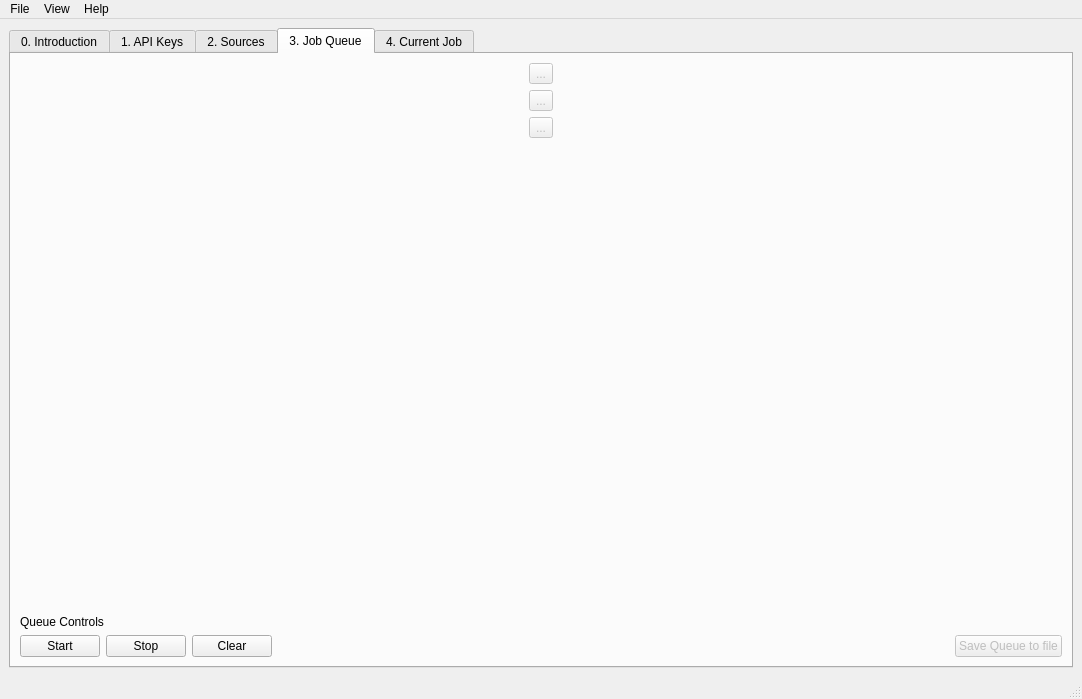
<?xml version="1.0" encoding="UTF-8"?>
<ui version="4.0">
 <class>MainWindow</class>
 <widget class="QMainWindow" name="MainWindow">
  <property name="geometry">
   <rect>
    <x>0</x>
    <y>0</y>
    <width>1082</width>
    <height>699</height>
   </rect>
  </property>
  <property name="sizePolicy">
   <sizepolicy hsizetype="Fixed" vsizetype="Fixed">
    <horstretch>0</horstretch>
    <verstretch>0</verstretch>
   </sizepolicy>
  </property>
  <property name="windowTitle">
   <string>Reaper</string>
  </property>
  <property name="statusTip">
   <string>Visit https://reaper.social for help &amp; tutorials</string>
  </property>
  <widget class="QWidget" name="centralwidget">
   <property name="statusTip">
    <string/>
   </property>
   <layout class="QVBoxLayout" name="verticalLayout_3">
    <item>
     <widget class="QTabWidget" name="tabWidget">
      <property name="currentIndex">
       <number>3</number>
      </property>
      <widget class="QWidget" name="tab_12">
       <property name="enabled">
        <bool>true</bool>
       </property>
       <attribute name="title">
        <string>0. Introduction</string>
       </attribute>
       <layout class="QGridLayout" name="gridLayout">
        <item row="0" column="0">
         <layout class="QHBoxLayout" name="horizontalLayout_6">
          <item>
           <spacer name="horizontalSpacer_2">
            <property name="orientation">
             <enum>Qt::Horizontal</enum>
            </property>
            <property name="sizeHint" stdset="0">
             <size>
              <width>40</width>
              <height>20</height>
             </size>
            </property>
           </spacer>
          </item>
          <item>
           <widget class="QLabel" name="label_19">
            <property name="font">
             <font>
              <pointsize>28</pointsize>
             </font>
            </property>
            <property name="text">
             <string>Welcome to Reaper!</string>
            </property>
           </widget>
          </item>
          <item>
           <spacer name="horizontalSpacer_3">
            <property name="orientation">
             <enum>Qt::Horizontal</enum>
            </property>
            <property name="sizeHint" stdset="0">
             <size>
              <width>40</width>
              <height>20</height>
             </size>
            </property>
           </spacer>
          </item>
         </layout>
        </item>
        <item row="4" column="0">
         <widget class="QLabel" name="label_28">
          <property name="text">
           <string/>
          </property>
         </widget>
        </item>
        <item row="1" column="0">
         <widget class="QLabel" name="label_20">
          <property name="font">
           <font>
            <pointsize>14</pointsize>
           </font>
          </property>
          <property name="text">
           <string/>
          </property>
         </widget>
        </item>
        <item row="6" column="0">
         <spacer name="verticalSpacer_2">
          <property name="orientation">
           <enum>Qt::Vertical</enum>
          </property>
          <property name="sizeHint" stdset="0">
           <size>
            <width>20</width>
            <height>40</height>
           </size>
          </property>
         </spacer>
        </item>
        <item row="7" column="0">
         <widget class="QLabel" name="label_41">
          <property name="text">
           <string>&lt;html&gt;&lt;head/&gt;&lt;body&gt;&lt;p&gt;© The University of Queensland&lt;/p&gt;&lt;p&gt;Developed by &lt;a href=&quot;https://github.com/ScriptSmith&quot;&gt;&lt;span style=&quot; text-decoration: underline; color:#0000ff;&quot;&gt;Adam Smith&lt;/span&gt;&lt;/a&gt;&lt;/p&gt;&lt;/body&gt;&lt;/html&gt;</string>
          </property>
          <property name="alignment">
           <set>Qt::AlignRight|Qt::AlignTrailing|Qt::AlignVCenter</set>
          </property>
          <property name="openExternalLinks">
           <bool>true</bool>
          </property>
         </widget>
        </item>
        <item row="3" column="0">
         <layout class="QHBoxLayout" name="horizontalLayout_12">
          <item>
           <spacer name="horizontalSpacer_4">
            <property name="orientation">
             <enum>Qt::Horizontal</enum>
            </property>
            <property name="sizeHint" stdset="0">
             <size>
              <width>40</width>
              <height>20</height>
             </size>
            </property>
           </spacer>
          </item>
          <item>
           <layout class="QVBoxLayout" name="verticalLayout_10">
            <item>
             <widget class="QLabel" name="label_22">
              <property name="font">
               <font>
                <pointsize>14</pointsize>
               </font>
              </property>
              <property name="text">
               <string>Reaper helps you gather social media data, no coding required.</string>
              </property>
             </widget>
            </item>
            <item>
             <widget class="QLabel" name="label_38">
              <property name="text">
               <string/>
              </property>
             </widget>
            </item>
            <item>
             <widget class="QLabel" name="label_23">
              <property name="font">
               <font>
                <pointsize>14</pointsize>
               </font>
              </property>
              <property name="text">
               <string>Simply:</string>
              </property>
             </widget>
            </item>
            <item>
             <widget class="QLabel" name="label_24">
              <property name="font">
               <font>
                <pointsize>14</pointsize>
               </font>
              </property>
              <property name="text">
               <string>1. Add &amp; verify your API Keys</string>
              </property>
             </widget>
            </item>
            <item>
             <widget class="QLabel" name="label_25">
              <property name="font">
               <font>
                <pointsize>14</pointsize>
               </font>
              </property>
              <property name="text">
               <string>2. Input your parameters</string>
              </property>
             </widget>
            </item>
            <item>
             <widget class="QLabel" name="label_26">
              <property name="font">
               <font>
                <pointsize>14</pointsize>
               </font>
              </property>
              <property name="text">
               <string>3. Add your scraping instruction to the queue</string>
              </property>
             </widget>
            </item>
            <item>
             <widget class="QLabel" name="label_27">
              <property name="font">
               <font>
                <pointsize>14</pointsize>
               </font>
              </property>
              <property name="text">
               <string>4. Download your data</string>
              </property>
             </widget>
            </item>
           </layout>
          </item>
          <item>
           <spacer name="horizontalSpacer_5">
            <property name="orientation">
             <enum>Qt::Horizontal</enum>
            </property>
            <property name="sizeHint" stdset="0">
             <size>
              <width>40</width>
              <height>20</height>
             </size>
            </property>
           </spacer>
          </item>
         </layout>
        </item>
       </layout>
      </widget>
      <widget class="QWidget" name="tab">
       <property name="styleSheet">
        <string notr="true"/>
       </property>
       <attribute name="title">
        <string>1. API Keys</string>
       </attribute>
       <layout class="QVBoxLayout" name="verticalLayout_2">
        <item>
         <widget class="QLabel" name="label_42">
          <property name="font">
           <font>
            <weight>75</weight>
            <italic>false</italic>
            <bold>true</bold>
           </font>
          </property>
          <property name="text">
           <string>By using these platforms, you are agreeing to their terms &amp; conditions</string>
          </property>
          <property name="alignment">
           <set>Qt::AlignRight|Qt::AlignTrailing|Qt::AlignVCenter</set>
          </property>
         </widget>
        </item>
        <item>
         <widget class="QScrollArea" name="scrollArea">
          <property name="enabled">
           <bool>true</bool>
          </property>
          <property name="styleSheet">
           <string notr="true">QAbstractScrollArea
{
background-color: transparent;
}
QWidget#scrollAreaWidgetContents{
background-color: transparent; /*or a colour*/
} </string>
          </property>
          <property name="frameShadow">
           <enum>QFrame::Sunken</enum>
          </property>
          <property name="widgetResizable">
           <bool>true</bool>
          </property>
          <widget class="QWidget" name="scrollAreaWidgetContents">
           <property name="geometry">
            <rect>
             <x>0</x>
             <y>0</y>
             <width>256</width>
             <height>828</height>
            </rect>
           </property>
           <property name="styleSheet">
            <string notr="true"/>
           </property>
           <layout class="QVBoxLayout" name="verticalLayout_7">
            <item>
             <widget class="QGroupBox" name="groupBox">
              <property name="title">
               <string>Facebook</string>
              </property>
              <layout class="QFormLayout" name="formLayout">
               <item row="1" column="0">
                <widget class="QLabel" name="label">
                 <property name="text">
                  <string>Access Token</string>
                 </property>
                </widget>
               </item>
               <item row="1" column="1">
                <widget class="QLineEdit" name="lineEdit">
                 <property name="autoFillBackground">
                  <bool>false</bool>
                 </property>
                 <property name="inputMethodHints">
                  <set>Qt::ImhNone</set>
                 </property>
                 <property name="dragEnabled">
                  <bool>false</bool>
                 </property>
                 <property name="clearButtonEnabled">
                  <bool>true</bool>
                 </property>
                </widget>
               </item>
               <item row="2" column="0">
                <layout class="QHBoxLayout" name="horizontalLayout_4">
                 <item>
                  <widget class="QPushButton" name="pushButton_2">
                   <property name="text">
                    <string>Verify</string>
                   </property>
                  </widget>
                 </item>
                 <item>
                  <widget class="QPushButton" name="pushButton_14">
                   <property name="text">
                    <string>Add to DB</string>
                   </property>
                  </widget>
                 </item>
                </layout>
               </item>
               <item row="0" column="0">
                <widget class="QLabel" name="label_31">
                 <property name="text">
                  <string>&lt;html&gt;&lt;head/&gt;&lt;body&gt;&lt;p&gt;&lt;a href=&quot;http://reaper.social&quot;&gt;&lt;span style=&quot; text-decoration: underline; color:#0000ff;&quot;&gt;How do I get this?&lt;/span&gt;&lt;/a&gt;&lt;/p&gt;&lt;/body&gt;&lt;/html&gt;</string>
                 </property>
                 <property name="openExternalLinks">
                  <bool>true</bool>
                 </property>
                </widget>
               </item>
              </layout>
             </widget>
            </item>
            <item>
             <widget class="QGroupBox" name="groupBox_2">
              <property name="title">
               <string>Twitter</string>
              </property>
              <layout class="QFormLayout" name="formLayout_2">
               <item row="2" column="0">
                <widget class="QLabel" name="label_2">
                 <property name="text">
                  <string>Consumer Key</string>
                 </property>
                </widget>
               </item>
               <item row="2" column="1">
                <widget class="QLineEdit" name="lineEdit_2">
                 <property name="clearButtonEnabled">
                  <bool>true</bool>
                 </property>
                </widget>
               </item>
               <item row="3" column="0">
                <widget class="QLabel" name="label_3">
                 <property name="text">
                  <string>Consumer Secret</string>
                 </property>
                </widget>
               </item>
               <item row="3" column="1">
                <widget class="QLineEdit" name="lineEdit_5">
                 <property name="clearButtonEnabled">
                  <bool>true</bool>
                 </property>
                </widget>
               </item>
               <item row="4" column="0">
                <widget class="QLabel" name="label_4">
                 <property name="text">
                  <string>Access Token</string>
                 </property>
                </widget>
               </item>
               <item row="4" column="1">
                <widget class="QLineEdit" name="lineEdit_6">
                 <property name="clearButtonEnabled">
                  <bool>true</bool>
                 </property>
                </widget>
               </item>
               <item row="5" column="0">
                <widget class="QLabel" name="label_5">
                 <property name="text">
                  <string>Access Token Secret</string>
                 </property>
                </widget>
               </item>
               <item row="5" column="1">
                <widget class="QLineEdit" name="lineEdit_7">
                 <property name="clearButtonEnabled">
                  <bool>true</bool>
                 </property>
                </widget>
               </item>
               <item row="6" column="0">
                <layout class="QHBoxLayout" name="horizontalLayout_5">
                 <item>
                  <widget class="QPushButton" name="pushButton_3">
                   <property name="text">
                    <string>Verify</string>
                   </property>
                  </widget>
                 </item>
                 <item>
                  <widget class="QPushButton" name="pushButton_15">
                   <property name="text">
                    <string>Add to DB</string>
                   </property>
                  </widget>
                 </item>
                </layout>
               </item>
               <item row="1" column="0">
                <widget class="QLabel" name="label_32">
                 <property name="text">
                  <string>&lt;html&gt;&lt;head/&gt;&lt;body&gt;&lt;p&gt;&lt;a href=&quot;http://reaper.social&quot;&gt;&lt;span style=&quot; text-decoration: underline; color:#0000ff;&quot;&gt;How do I get this?&lt;/span&gt;&lt;/a&gt;&lt;/p&gt;&lt;/body&gt;&lt;/html&gt;</string>
                 </property>
                 <property name="openExternalLinks">
                  <bool>true</bool>
                 </property>
                </widget>
               </item>
              </layout>
             </widget>
            </item>
            <item>
             <widget class="QGroupBox" name="groupBox_3">
              <property name="title">
               <string>Reddit</string>
              </property>
              <layout class="QFormLayout" name="formLayout_3">
               <item row="1" column="0">
                <widget class="QLabel" name="label_6">
                 <property name="text">
                  <string>Identifier</string>
                 </property>
                </widget>
               </item>
               <item row="1" column="1">
                <widget class="QLineEdit" name="lineEdit_3">
                 <property name="clearButtonEnabled">
                  <bool>true</bool>
                 </property>
                </widget>
               </item>
               <item row="2" column="0">
                <widget class="QLabel" name="label_7">
                 <property name="text">
                  <string>Secret</string>
                 </property>
                </widget>
               </item>
               <item row="2" column="1">
                <widget class="QLineEdit" name="lineEdit_8">
                 <property name="clearButtonEnabled">
                  <bool>true</bool>
                 </property>
                </widget>
               </item>
               <item row="3" column="0">
                <layout class="QHBoxLayout" name="horizontalLayout_7">
                 <item>
                  <widget class="QPushButton" name="pushButton_4">
                   <property name="text">
                    <string>Verify</string>
                   </property>
                  </widget>
                 </item>
                 <item>
                  <widget class="QPushButton" name="pushButton_16">
                   <property name="text">
                    <string>Add to DB</string>
                   </property>
                  </widget>
                 </item>
                </layout>
               </item>
               <item row="0" column="0">
                <widget class="QLabel" name="label_33">
                 <property name="text">
                  <string>&lt;html&gt;&lt;head/&gt;&lt;body&gt;&lt;p&gt;&lt;a href=&quot;http://reaper.social&quot;&gt;&lt;span style=&quot; text-decoration: underline; color:#0000ff;&quot;&gt;How do I get this?&lt;/span&gt;&lt;/a&gt;&lt;/p&gt;&lt;/body&gt;&lt;/html&gt;</string>
                 </property>
                 <property name="openExternalLinks">
                  <bool>true</bool>
                 </property>
                </widget>
               </item>
              </layout>
             </widget>
            </item>
            <item>
             <widget class="QGroupBox" name="groupBox_4">
              <property name="title">
               <string>YouTube</string>
              </property>
              <layout class="QFormLayout" name="formLayout_4">
               <item row="1" column="0">
                <widget class="QLabel" name="label_8">
                 <property name="text">
                  <string>Key</string>
                 </property>
                </widget>
               </item>
               <item row="1" column="1">
                <widget class="QLineEdit" name="lineEdit_4">
                 <property name="clearButtonEnabled">
                  <bool>true</bool>
                 </property>
                </widget>
               </item>
               <item row="2" column="0">
                <layout class="QHBoxLayout" name="horizontalLayout_8">
                 <item>
                  <widget class="QPushButton" name="pushButton_8">
                   <property name="text">
                    <string>Verify</string>
                   </property>
                  </widget>
                 </item>
                 <item>
                  <widget class="QPushButton" name="pushButton_17">
                   <property name="text">
                    <string>Add to DB</string>
                   </property>
                  </widget>
                 </item>
                </layout>
               </item>
               <item row="0" column="0">
                <widget class="QLabel" name="label_36">
                 <property name="text">
                  <string>&lt;html&gt;&lt;head/&gt;&lt;body&gt;&lt;p&gt;&lt;a href=&quot;http://reaper.social&quot;&gt;&lt;span style=&quot; text-decoration: underline; color:#0000ff;&quot;&gt;How do I get this?&lt;/span&gt;&lt;/a&gt;&lt;/p&gt;&lt;/body&gt;&lt;/html&gt;</string>
                 </property>
                 <property name="openExternalLinks">
                  <bool>true</bool>
                 </property>
                </widget>
               </item>
              </layout>
             </widget>
            </item>
            <item>
             <widget class="QGroupBox" name="groupBox_5">
              <property name="title">
               <string>Tumblr</string>
              </property>
              <layout class="QFormLayout" name="formLayout_6">
               <item row="1" column="0">
                <widget class="QLabel" name="label_12">
                 <property name="text">
                  <string>Key</string>
                 </property>
                </widget>
               </item>
               <item row="1" column="1">
                <widget class="QLineEdit" name="lineEdit_9">
                 <property name="clearButtonEnabled">
                  <bool>true</bool>
                 </property>
                </widget>
               </item>
               <item row="2" column="0">
                <widget class="QLabel" name="label_13">
                 <property name="text">
                  <string>Secret</string>
                 </property>
                </widget>
               </item>
               <item row="2" column="1">
                <widget class="QLineEdit" name="lineEdit_10">
                 <property name="clearButtonEnabled">
                  <bool>true</bool>
                 </property>
                </widget>
               </item>
               <item row="3" column="0">
                <layout class="QHBoxLayout" name="horizontalLayout_9">
                 <item>
                  <widget class="QPushButton" name="pushButton_9">
                   <property name="text">
                    <string>Verify</string>
                   </property>
                  </widget>
                 </item>
                 <item>
                  <widget class="QPushButton" name="pushButton_18">
                   <property name="text">
                    <string>Add to DB</string>
                   </property>
                  </widget>
                 </item>
                </layout>
               </item>
               <item row="0" column="0">
                <widget class="QLabel" name="label_34">
                 <property name="text">
                  <string>&lt;html&gt;&lt;head/&gt;&lt;body&gt;&lt;p&gt;&lt;a href=&quot;http://reaper.social&quot;&gt;&lt;span style=&quot; text-decoration: underline; color:#0000ff;&quot;&gt;How do I get this?&lt;/span&gt;&lt;/a&gt;&lt;/p&gt;&lt;/body&gt;&lt;/html&gt;</string>
                 </property>
                 <property name="openExternalLinks">
                  <bool>true</bool>
                 </property>
                </widget>
               </item>
              </layout>
             </widget>
            </item>
            <item>
             <widget class="QGroupBox" name="groupBox_6">
              <property name="title">
               <string>LinkedIn</string>
              </property>
              <layout class="QFormLayout" name="formLayout_7">
               <item row="1" column="0">
                <widget class="QLabel" name="label_17">
                 <property name="text">
                  <string>Client Id</string>
                 </property>
                </widget>
               </item>
               <item row="1" column="1">
                <widget class="QLineEdit" name="lineEdit_11">
                 <property name="clearButtonEnabled">
                  <bool>true</bool>
                 </property>
                </widget>
               </item>
               <item row="2" column="0">
                <widget class="QLabel" name="label_18">
                 <property name="text">
                  <string>Client Secret</string>
                 </property>
                </widget>
               </item>
               <item row="2" column="1">
                <widget class="QLineEdit" name="lineEdit_12">
                 <property name="clearButtonEnabled">
                  <bool>true</bool>
                 </property>
                </widget>
               </item>
               <item row="3" column="0">
                <layout class="QHBoxLayout" name="horizontalLayout_10">
                 <item>
                  <widget class="QPushButton" name="pushButton_19">
                   <property name="text">
                    <string>Verify</string>
                   </property>
                  </widget>
                 </item>
                 <item>
                  <widget class="QPushButton" name="pushButton_20">
                   <property name="text">
                    <string>Add to DB</string>
                   </property>
                  </widget>
                 </item>
                </layout>
               </item>
               <item row="0" column="0">
                <widget class="QLabel" name="label_35">
                 <property name="text">
                  <string>&lt;html&gt;&lt;head/&gt;&lt;body&gt;&lt;p&gt;&lt;a href=&quot;http://reaper.social&quot;&gt;&lt;span style=&quot; text-decoration: underline; color:#0000ff;&quot;&gt;How do I get this?&lt;/span&gt;&lt;/a&gt;&lt;/p&gt;&lt;/body&gt;&lt;/html&gt;</string>
                 </property>
                 <property name="openExternalLinks">
                  <bool>true</bool>
                 </property>
                </widget>
               </item>
              </layout>
             </widget>
            </item>
           </layout>
          </widget>
         </widget>
        </item>
       </layout>
      </widget>
      <widget class="QWidget" name="tab_2">
       <property name="styleSheet">
        <string notr="true"/>
       </property>
       <attribute name="title">
        <string>2. Sources</string>
       </attribute>
       <layout class="QVBoxLayout" name="verticalLayout_8">
        <item>
         <widget class="QLabel" name="label_14">
          <property name="text">
           <string>Select the source that you want to scrape from</string>
          </property>
         </widget>
        </item>
        <item>
         <widget class="QLabel" name="label_15">
          <property name="text">
           <string>Double-click a node to see and select its edges</string>
          </property>
          <property name="textFormat">
           <enum>Qt::AutoText</enum>
          </property>
          <property name="alignment">
           <set>Qt::AlignLeading|Qt::AlignLeft|Qt::AlignVCenter</set>
          </property>
         </widget>
        </item>
        <item>
         <widget class="QTabWidget" name="sourcesTabs">
          <property name="tabPosition">
           <enum>QTabWidget::North</enum>
          </property>
          <property name="tabShape">
           <enum>QTabWidget::Rounded</enum>
          </property>
          <property name="currentIndex">
           <number>-1</number>
          </property>
          <property name="elideMode">
           <enum>Qt::ElideNone</enum>
          </property>
          <property name="usesScrollButtons">
           <bool>true</bool>
          </property>
          <property name="tabsClosable">
           <bool>false</bool>
          </property>
          <property name="tabBarAutoHide">
           <bool>false</bool>
          </property>
         </widget>
        </item>
       </layout>
      </widget>
      <widget class="QWidget" name="tab_3">
       <attribute name="title">
        <string>3. Job Queue</string>
       </attribute>
       <layout class="QVBoxLayout" name="verticalLayout">
        <item>
         <layout class="QHBoxLayout" name="queueLayout">
          <item>
           <layout class="QVBoxLayout" name="queueTools">
            <item>
             <widget class="QToolButton" name="queueUp">
              <property name="enabled">
               <bool>false</bool>
              </property>
              <property name="text">
               <string>...</string>
              </property>
              <property name="icon">
               <iconset>
                <normaloff>up.png</normaloff>up.png</iconset>
              </property>
             </widget>
            </item>
            <item>
             <widget class="QToolButton" name="queueDown">
              <property name="enabled">
               <bool>false</bool>
              </property>
              <property name="text">
               <string>...</string>
              </property>
              <property name="icon">
               <iconset>
                <normaloff>down.png</normaloff>down.png</iconset>
              </property>
             </widget>
            </item>
            <item>
             <widget class="QToolButton" name="queueRemove">
              <property name="enabled">
               <bool>false</bool>
              </property>
              <property name="text">
               <string>...</string>
              </property>
              <property name="icon">
               <iconset>
                <normaloff>remove.png</normaloff>remove.png</iconset>
              </property>
             </widget>
            </item>
            <item>
             <spacer name="verticalSpacer">
              <property name="orientation">
               <enum>Qt::Vertical</enum>
              </property>
              <property name="sizeHint" stdset="0">
               <size>
                <width>20</width>
                <height>40</height>
               </size>
              </property>
             </spacer>
            </item>
           </layout>
          </item>
         </layout>
        </item>
        <item>
         <widget class="QLabel" name="label_29">
          <property name="text">
           <string>Queue Controls</string>
          </property>
         </widget>
        </item>
        <item>
         <layout class="QHBoxLayout" name="horizontalLayout_2">
          <item>
           <widget class="QPushButton" name="queueStart">
            <property name="text">
             <string>Start</string>
            </property>
           </widget>
          </item>
          <item>
           <widget class="QPushButton" name="queueStop">
            <property name="text">
             <string>Stop</string>
            </property>
           </widget>
          </item>
          <item>
           <widget class="QPushButton" name="queueClear">
            <property name="text">
             <string>Clear</string>
            </property>
           </widget>
          </item>
          <item>
           <spacer name="horizontalSpacer">
            <property name="orientation">
             <enum>Qt::Horizontal</enum>
            </property>
            <property name="sizeHint" stdset="0">
             <size>
              <width>40</width>
              <height>20</height>
             </size>
            </property>
           </spacer>
          </item>
          <item>
           <widget class="QPushButton" name="queueSave">
            <property name="enabled">
             <bool>false</bool>
            </property>
            <property name="text">
             <string>Save Queue to file</string>
            </property>
           </widget>
          </item>
         </layout>
        </item>
       </layout>
      </widget>
      <widget class="QWidget" name="tab_4">
       <attribute name="title">
        <string>4. Current Job</string>
       </attribute>
       <layout class="QVBoxLayout" name="verticalLayout_6">
        <item>
         <widget class="QLabel" name="label_9">
          <property name="text">
           <string>Progress:</string>
          </property>
         </widget>
        </item>
        <item>
         <layout class="QHBoxLayout" name="horizontalLayout">
          <item>
           <widget class="QProgressBar" name="progressBar">
            <property name="value">
             <number>24</number>
            </property>
           </widget>
          </item>
          <item>
           <widget class="QPushButton" name="pushButton">
            <property name="text">
             <string>Pause</string>
            </property>
           </widget>
          </item>
         </layout>
        </item>
        <item>
         <widget class="QLabel" name="label_10">
          <property name="text">
           <string>0/100</string>
          </property>
          <property name="alignment">
           <set>Qt::AlignRight|Qt::AlignTrailing|Qt::AlignVCenter</set>
          </property>
         </widget>
        </item>
        <item>
         <widget class="QTableWidget" name="tableWidget_2">
          <property name="verticalScrollBarPolicy">
           <enum>Qt::ScrollBarAlwaysOff</enum>
          </property>
          <property name="horizontalScrollBarPolicy">
           <enum>Qt::ScrollBarAsNeeded</enum>
          </property>
          <attribute name="horizontalHeaderStretchLastSection">
           <bool>true</bool>
          </attribute>
          <attribute name="verticalHeaderVisible">
           <bool>false</bool>
          </attribute>
         </widget>
        </item>
        <item>
         <layout class="QHBoxLayout" name="horizontalLayout_13">
          <item>
           <widget class="QPushButton" name="pushButton_7">
            <property name="text">
             <string>Save Progress to file</string>
            </property>
           </widget>
          </item>
          <item>
           <spacer name="horizontalSpacer_6">
            <property name="orientation">
             <enum>Qt::Horizontal</enum>
            </property>
            <property name="sizeHint" stdset="0">
             <size>
              <width>40</width>
              <height>20</height>
             </size>
            </property>
           </spacer>
          </item>
          <item>
           <widget class="QLabel" name="label_21">
            <property name="text">
             <string>Note: Only a subset of the downloading data is displayed</string>
            </property>
            <property name="alignment">
             <set>Qt::AlignRight|Qt::AlignTrailing|Qt::AlignVCenter</set>
            </property>
           </widget>
          </item>
         </layout>
        </item>
       </layout>
      </widget>
     </widget>
    </item>
   </layout>
  </widget>
  <widget class="QMenuBar" name="menubar">
   <property name="geometry">
    <rect>
     <x>0</x>
     <y>0</y>
     <width>1082</width>
     <height>21</height>
    </rect>
   </property>
   <widget class="QMenu" name="menuFile">
    <property name="title">
     <string>File</string>
    </property>
    <widget class="QMenu" name="menuOpen">
     <property name="enabled">
      <bool>false</bool>
     </property>
     <property name="title">
      <string>Open</string>
     </property>
     <widget class="QMenu" name="menuBackups">
      <property name="title">
       <string>Backups</string>
      </property>
      <addaction name="actionQueue"/>
      <addaction name="actionJob"/>
     </widget>
     <addaction name="actionAPI_Key_file"/>
     <addaction name="actionJob_Queue"/>
     <addaction name="actionScraping_state"/>
     <addaction name="separator"/>
     <addaction name="menuBackups"/>
    </widget>
    <widget class="QMenu" name="menuSave">
     <property name="enabled">
      <bool>false</bool>
     </property>
     <property name="title">
      <string>Save</string>
     </property>
     <addaction name="actionAPI_Keys"/>
    </widget>
    <addaction name="menuOpen"/>
    <addaction name="menuSave"/>
    <addaction name="separator"/>
    <addaction name="actionSettings"/>
    <addaction name="separator"/>
    <addaction name="actionQuit"/>
   </widget>
   <widget class="QMenu" name="menuHelp">
    <property name="title">
     <string>Help</string>
    </property>
    <addaction name="actionHelp"/>
    <addaction name="actionReport_a_bug"/>
    <addaction name="separator"/>
    <addaction name="actionAbout"/>
    <addaction name="actionLicenses"/>
    <addaction name="separator"/>
    <addaction name="actionWebsite"/>
   </widget>
   <widget class="QMenu" name="menuView">
    <property name="title">
     <string>View</string>
    </property>
    <addaction name="actionHistory_2"/>
    <addaction name="actionAPI_Key_Database"/>
    <addaction name="separator"/>
    <addaction name="actionAdvanced_mode"/>
    <addaction name="actionDark_mode"/>
   </widget>
   <addaction name="menuFile"/>
   <addaction name="menuView"/>
   <addaction name="menuHelp"/>
  </widget>
  <widget class="QStatusBar" name="statusbar"/>
  <action name="actionQuit">
   <property name="text">
    <string>Quit</string>
   </property>
  </action>
  <action name="actionAPI_Key_file">
   <property name="text">
    <string>API Keys</string>
   </property>
  </action>
  <action name="actionScraping_state">
   <property name="text">
    <string>Scraping state</string>
   </property>
  </action>
  <action name="actionAbout">
   <property name="text">
    <string>About Reaper</string>
   </property>
  </action>
  <action name="actionLicenses">
   <property name="text">
    <string>Licenses</string>
   </property>
  </action>
  <action name="actionAPI_Keys">
   <property name="text">
    <string>API Keys</string>
   </property>
  </action>
  <action name="actionJob_Queue">
   <property name="text">
    <string>Job Queue</string>
   </property>
  </action>
  <action name="actionSettings">
   <property name="enabled">
    <bool>false</bool>
   </property>
   <property name="text">
    <string>Settings</string>
   </property>
  </action>
  <action name="actionHelp">
   <property name="text">
    <string>Help</string>
   </property>
  </action>
  <action name="actionReport_a_bug">
   <property name="text">
    <string>Report a bug</string>
   </property>
  </action>
  <action name="actionScraping">
   <property name="checkable">
    <bool>true</bool>
   </property>
   <property name="checked">
    <bool>true</bool>
   </property>
   <property name="text">
    <string>Scraping</string>
   </property>
  </action>
  <action name="actionHistory">
   <property name="checkable">
    <bool>true</bool>
   </property>
   <property name="text">
    <string>History</string>
   </property>
  </action>
  <action name="actionHistory_2">
   <property name="enabled">
    <bool>false</bool>
   </property>
   <property name="text">
    <string>History</string>
   </property>
  </action>
  <action name="actionAPI_Key_Database">
   <property name="enabled">
    <bool>false</bool>
   </property>
   <property name="text">
    <string>API Key Database</string>
   </property>
  </action>
  <action name="actionAdvanced_mode">
   <property name="checkable">
    <bool>true</bool>
   </property>
   <property name="text">
    <string>Advanced mode</string>
   </property>
  </action>
  <action name="actionWebsite">
   <property name="text">
    <string>Website</string>
   </property>
  </action>
  <action name="actionQueue">
   <property name="text">
    <string>Queue</string>
   </property>
  </action>
  <action name="actionJob">
   <property name="text">
    <string>Job</string>
   </property>
  </action>
  <action name="actionDark_mode">
   <property name="checkable">
    <bool>true</bool>
   </property>
   <property name="text">
    <string>Dark mode</string>
   </property>
  </action>
 </widget>
 <resources/>
 <connections/>
</ui>
